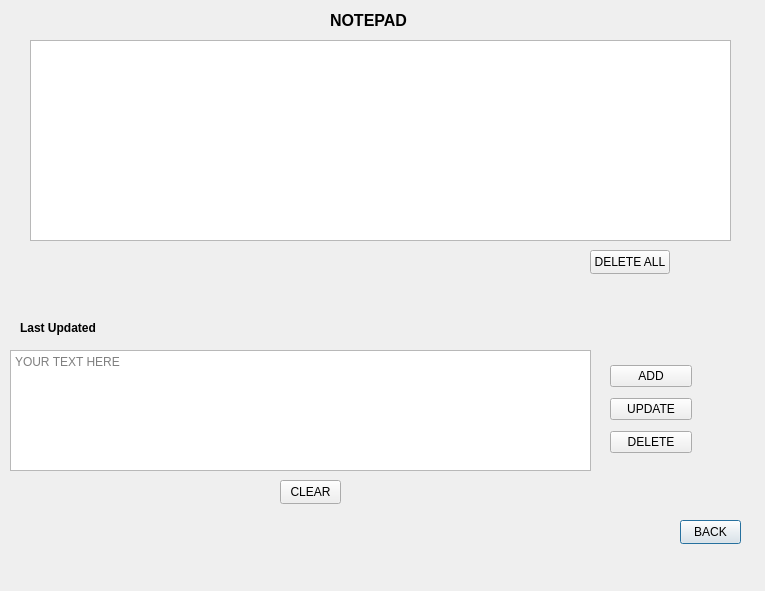
<?xml version="1.0" encoding="UTF-8"?>
<ui version="4.0">
 <class>notepad</class>
 <widget class="QDialog" name="notepad">
  <property name="geometry">
   <rect>
    <x>0</x>
    <y>0</y>
    <width>765</width>
    <height>591</height>
   </rect>
  </property>
  <property name="windowTitle">
   <string>NOTEPAD</string>
  </property>
  <widget class="QTextEdit" name="textEdit">
   <property name="geometry">
    <rect>
     <x>10</x>
     <y>350</y>
     <width>581</width>
     <height>121</height>
    </rect>
   </property>
   <property name="placeholderText">
    <string>YOUR TEXT HERE</string>
   </property>
  </widget>
  <widget class="QPushButton" name="pushButton_BACK">
   <property name="geometry">
    <rect>
     <x>680</x>
     <y>520</y>
     <width>61</width>
     <height>24</height>
    </rect>
   </property>
   <property name="text">
    <string>BACK</string>
   </property>
  </widget>
  <widget class="QLabel" name="label">
   <property name="geometry">
    <rect>
     <x>20</x>
     <y>320</y>
     <width>81</width>
     <height>16</height>
    </rect>
   </property>
   <property name="font">
    <font>
     <bold>true</bold>
    </font>
   </property>
   <property name="text">
    <string>Last Updated </string>
   </property>
  </widget>
  <widget class="QLabel" name="label_TIME">
   <property name="geometry">
    <rect>
     <x>100</x>
     <y>320</y>
     <width>181</width>
     <height>16</height>
    </rect>
   </property>
   <property name="text">
    <string/>
   </property>
  </widget>
  <widget class="QTableWidget" name="tableWidget_list">
   <property name="geometry">
    <rect>
     <x>30</x>
     <y>40</y>
     <width>701</width>
     <height>201</height>
    </rect>
   </property>
   <property name="toolTip">
    <string>&lt;html&gt;&lt;head/&gt;&lt;body&gt;&lt;p align=&quot;center&quot;&gt;&lt;br/&gt;&lt;/p&gt;&lt;/body&gt;&lt;/html&gt;</string>
   </property>
   <property name="frameShape">
    <enum>QFrame::StyledPanel</enum>
   </property>
   <property name="verticalScrollBarPolicy">
    <enum>Qt::ScrollBarAsNeeded</enum>
   </property>
   <property name="horizontalScrollBarPolicy">
    <enum>Qt::ScrollBarAlwaysOff</enum>
   </property>
   <property name="editTriggers">
    <set>QAbstractItemView::SelectedClicked</set>
   </property>
   <property name="dragEnabled">
    <bool>false</bool>
   </property>
   <property name="selectionMode">
    <enum>QAbstractItemView::SingleSelection</enum>
   </property>
   <property name="selectionBehavior">
    <enum>QAbstractItemView::SelectRows</enum>
   </property>
   <property name="verticalScrollMode">
    <enum>QAbstractItemView::ScrollPerItem</enum>
   </property>
   <property name="gridStyle">
    <enum>Qt::SolidLine</enum>
   </property>
   <property name="sortingEnabled">
    <bool>false</bool>
   </property>
  </widget>
  <widget class="QPushButton" name="pushButton_CLEAR">
   <property name="geometry">
    <rect>
     <x>280</x>
     <y>480</y>
     <width>61</width>
     <height>24</height>
    </rect>
   </property>
   <property name="text">
    <string>CLEAR</string>
   </property>
  </widget>
  <widget class="QPushButton" name="pushButtonDELETE_ALL">
   <property name="geometry">
    <rect>
     <x>590</x>
     <y>250</y>
     <width>80</width>
     <height>24</height>
    </rect>
   </property>
   <property name="text">
    <string>DELETE ALL</string>
   </property>
  </widget>
  <widget class="QLabel" name="label_2">
   <property name="geometry">
    <rect>
     <x>330</x>
     <y>10</y>
     <width>81</width>
     <height>21</height>
    </rect>
   </property>
   <property name="font">
    <font>
     <pointsize>12</pointsize>
     <bold>true</bold>
    </font>
   </property>
   <property name="text">
    <string>NOTEPAD</string>
   </property>
  </widget>
  <widget class="QWidget" name="">
   <property name="geometry">
    <rect>
     <x>610</x>
     <y>360</y>
     <width>82</width>
     <height>101</height>
    </rect>
   </property>
   <layout class="QVBoxLayout" name="verticalLayout">
    <item>
     <widget class="QPushButton" name="pushButton_ADD">
      <property name="text">
       <string>ADD</string>
      </property>
     </widget>
    </item>
    <item>
     <widget class="QPushButton" name="pushButton_UPDATE">
      <property name="text">
       <string>UPDATE</string>
      </property>
     </widget>
    </item>
    <item>
     <widget class="QPushButton" name="pushButton_DELETE">
      <property name="text">
       <string>DELETE</string>
      </property>
     </widget>
    </item>
   </layout>
  </widget>
 </widget>
 <resources/>
 <connections/>
</ui>
